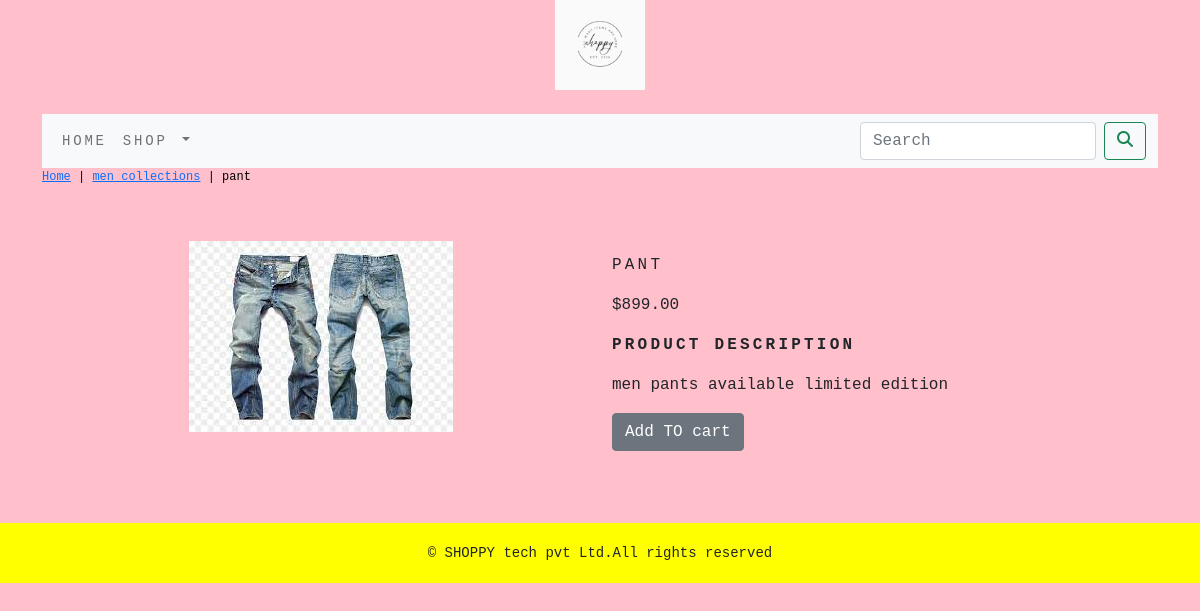
Screenshot of /shoppingapp/men-collections/pant/ with the database file from the repository.
### shoppingapp/models.py (models this page shows, shortened)
class product(models.Model):
    name=models.CharField(max_length=250,unique=True)
    slug=models.SlugField(max_length=250,unique=True)
    description=models.TextField(blank=True)
    price=models.DecimalField(max_digits=10,decimal_places=2)
    category=models.ForeignKey(category,on_delete=models.CASCADE)
    image=models.ImageField(upload_to='product',blank=True)
    stock=models.IntegerField()
    available=models.BooleanField(default=True)
    created=models.DateTimeField(auto_now_add=True)
    updated=models.DateTimeField(auto_now=True)
    class Meta:
        ordering = ('name',)
        verbose_name = 'product'
        verbose_name_plural = 'products'

class category(models.Model):
    name=models.CharField(max_length=250,unique=True)
    slug=models.SlugField(max_length=250,unique=True)
    description=models.TextField(blank=True)
    image=models.ImageField(upload_to='category',blank=True)
    class Meta:
        ordering=('name',)
        verbose_name='category'
        verbose_name_plural='categories'
    def get_url(self):
        return reverse('shoppingapp:product_by_category',args=[self.slug])
    def __str__(self):
        return '{}'.format(self.name)

### shoppingapp/views.py (the view)
# urls.py: path('<slug:c_slug>/<slug:product_slug>/', views.proDetail, name='prodcatdetail'),
def proDetail(request,c_slug,product_slug):
    try:
        products=product.objects.get(category__slug=c_slug,slug=product_slug)
    except Exception as e:
        raise e
    return render(request,'product.html',{'product':products})

### cart/context_processors.py (called while the page is built)
def counter(request):
    item_count=0
    if 'admin' in request.path:
        return {}
    else:
        try:
            cart=Cart.objects.filter(cart_id=_cart_id(request))
            car_items=cartItem.objects.all().filter(cart=cart[:1])
            for cart_item in car_items:
                item_count += cart_item.quantity
        except Cart.DoesNotExist:
            item_count= 0
    return dict(item_count=item_count)

### cart/views.py (called while the page is built)
def _cart_id(request):
    cart=request.session.session_key
    if not cart:
        cart=request.session.create()
    return cart

### shoppingapp/context_processors.py (called while the page is built)
def menu_links(request):
    links=category.objects.all()
    return dict(links=links)

### templates/product.html (shortened to what this page needs)
{% extends 'base.html' %}
{% load static %}
{% block content %}
<div class="row my_prod_row_class">
   <div class="mx_auto">
      <p> <a href="{% url 'shoppingapp:allprodcat' %}">Home</a> | <a href="{{product.category.get_url}}">{{product.category}}</a> | {{product.name}} </p>
   </div>
</div>
<div class="container">
<br>
<div class="row">
   <div class="col-12 col-sm-12 col-md-12 col-lg-6 text-center">
      <div style="min-width:18rem">
         <img style="width:180;height:180;" src="{{product.image.url}}" alt="{{product.name}}">
      </div>
   </div>
      <div class="col-12 col-sm-12 col-md-12 col-lg-6">
         <div>
         <h1 class="my_prod_title">{{product.name}}</h1>
         <p>${{product.price}}</p>
         <p class="my_title"><b>product description</b></p>
         <p class="text-justify my_prod_text">{{product.description}}</p>
         {% if product.stock <= 0 %}
         <p class="text-justify my_prod_text"><b>Out of Stock</b></p>
         {% else %}
         <a  class="btn btn-secondary" href="{% url 'cart:add_cart' product.id %}">Add TO cart</a>
         {% endif %}
      </div>
   </div>
   </div>
</div>
   </div>
{% endblock %}

### static/css/custom.css (style rules this page uses)
body { font-family: 'Inconsolata', monospace; }
.my_title { font-size:16px; text-transform:uppercase; letter-spacing: .2em; }
.my_prod_row_class { padding-top::15px; padding-bottom:15px; }
.my_prod_row_class .mx_auto { color:#000; font-size:12px; text-decoration:none; }
.my_prod_title { font-size:16px; text-transform:uppercase; letter-spacing:.2em; padding-top:15px; padding-bottom:10px; }
.my_prod_text { padding-right:20px; }

### rows the page displays
product: category "men collections", name "pant", image (picture), name "PANT", price "899.00", description "men pants available limited edition"
